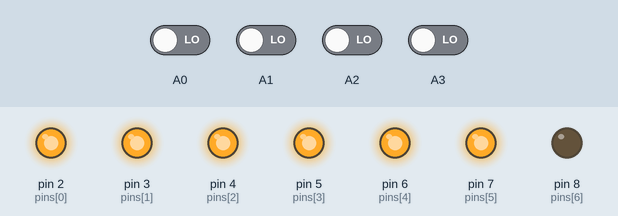
Simulated run of this sketch. Board: Arduino Uno, built with avr-gcc and run on an emulated ATmega328P. On the bench: output pins drawn as LEDs (lit = HIGH). The test bench sets the inputs (shaded band); at power-on: A0–3 LOW.

Above: at 1.2 s.
1.3 s: A0 driven HIGH
At 2.1 s:
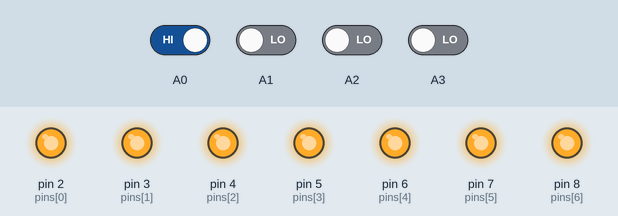
2.8 s: A1 driven HIGH
At 3.3 s:
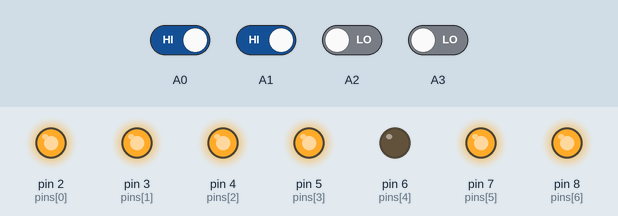
4.3 s: A2 driven HIGH
At 5.5 s:
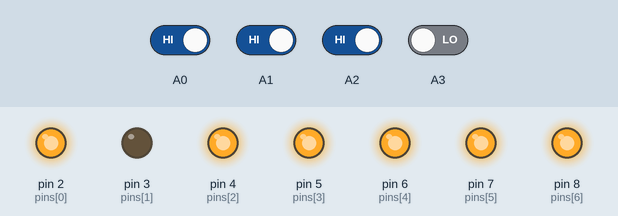
5.8 s: A1 driven LOW
At 6.9 s:
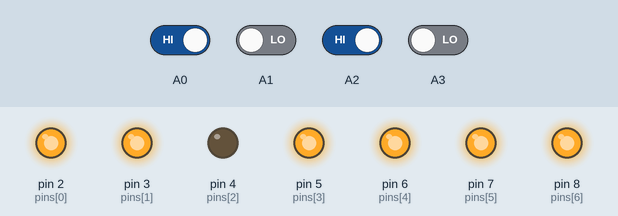
7.3 s: A0 driven LOW
At 8.1 s:
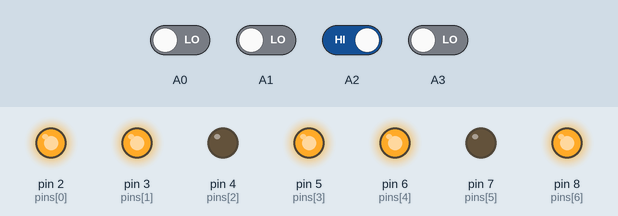
8.8 s: A3 driven HIGH
At 9.3 s:
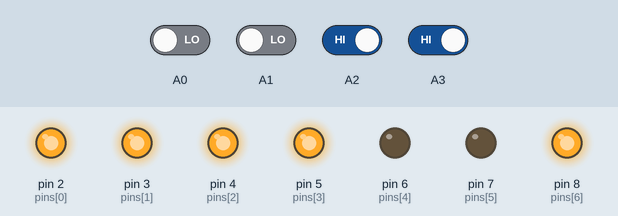
Timing chart, 0 to 11.3 s (numbered marks = the images above; inputs shaded):
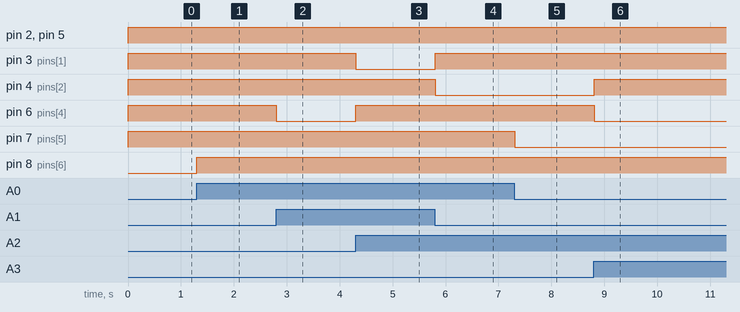

Measured:
- after the input at 1.3 s, pin 8 (pins[6]): LOW → HIGH at once
- after the input at 2.8 s, pin 6 (pins[4]): HIGH → LOW at once
- after the input at 4.3 s, pin 3 (pins[1]): HIGH → LOW at once; pin 6 (pins[4]): LOW → HIGH at once
- after the input at 5.8 s, pin 3 (pins[1]): LOW → HIGH at once; pin 4 (pins[2]): HIGH → LOW at once
- after the input at 7.3 s, pin 7 (pins[5]): HIGH → LOW at once
- after the input at 8.8 s, pin 4 (pins[2]): LOW → HIGH at once; pin 6 (pins[4]): HIGH → LOW at once

The sketch:

4_7SEG_TEST.ino
```cpp
/*
  Autor: Edgar Cano
  Rev: 08/04/2024
*/
const int pins[7] = { 2, 3, 4, 5, 6, 7, 8 };
               //     a  b  c  d  e  f  g

void setup() {
  pinMode(A0, INPUT);
  pinMode(A1, INPUT);
  pinMode(A2, INPUT);
  pinMode(A3, INPUT);

  for(int i = 0; i < 7; i++) {
    pinMode(pins[i], OUTPUT);
  }
}

void loop() {

  boolean  A = digitalRead(A0);
  boolean  B = digitalRead(A1);
  boolean  C = digitalRead(A2);
  boolean  D = digitalRead(A3);

   digitalWrite(2, ( A|C|(!B&!D)|(B&D))) ;                      //a
   digitalWrite(3, ( (C&D)|(!C&!D)|!B) ) ;                      //b
   digitalWrite(4, ( (!C|D|B)) );                               //c
   digitalWrite(5, ( (A|(B&!C&D)|(!B&!D)|(C&!D)|(!B&C))) );     //d
   digitalWrite(6, ( (C&!D)|(!B&!D)) );                         //e
   digitalWrite(7, ( ( A|(!C&!D)|(B&!C)|(B&!D))) );             //f
   digitalWrite(8, ( ( A|(B&!D)|(B&!C)|(C&!D)|(!B&C))) );       //g
 delay(50);
}
```
